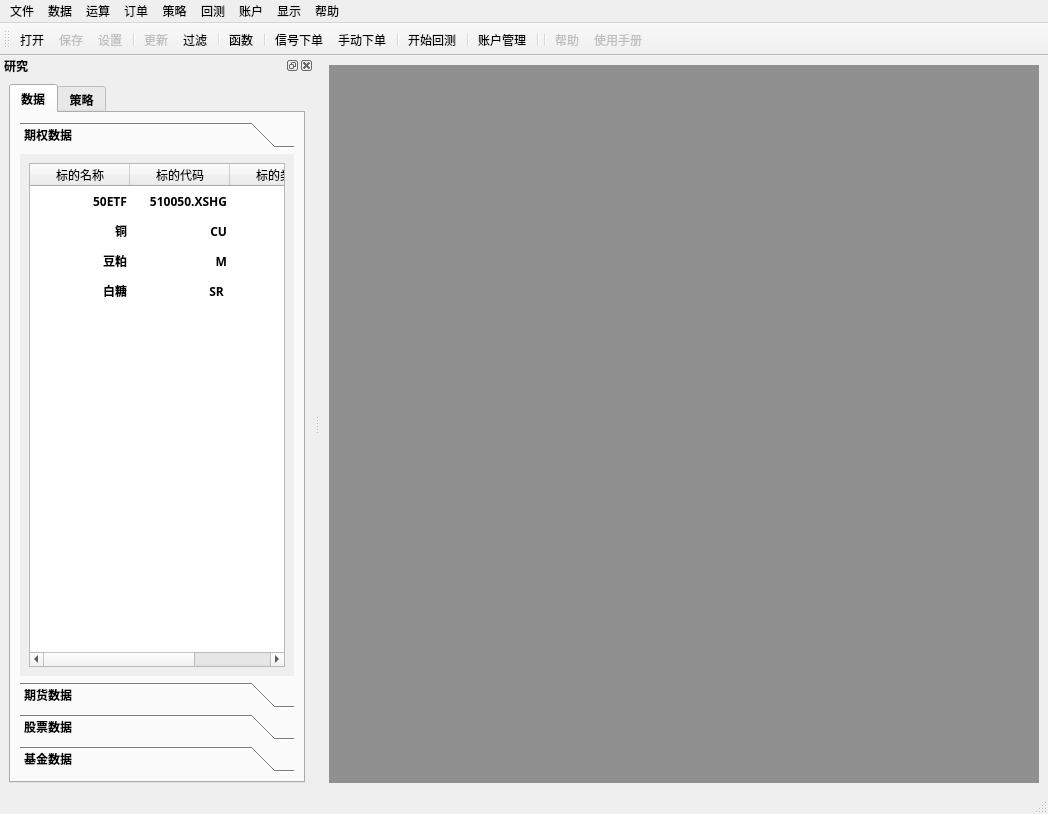
<?xml version="1.0" encoding="UTF-8"?>
<ui version="4.0">
 <class>MainWindow</class>
 <widget class="QMainWindow" name="MainWindow">
  <property name="geometry">
   <rect>
    <x>0</x>
    <y>0</y>
    <width>1048</width>
    <height>814</height>
   </rect>
  </property>
  <property name="windowTitle">
   <string>MainWindow</string>
  </property>
  <property name="iconSize">
   <size>
    <width>24</width>
    <height>24</height>
   </size>
  </property>
  <widget class="QWidget" name="centralwidget">
   <layout class="QHBoxLayout" name="horizontalLayout_2">
    <item>
     <widget class="QMdiArea" name="display_mdiArea">
      <property name="acceptDrops">
       <bool>false</bool>
      </property>
      <property name="background">
       <brush brushstyle="SolidPattern">
        <color alpha="255">
         <red>143</red>
         <green>143</green>
         <blue>143</blue>
        </color>
       </brush>
      </property>
     </widget>
    </item>
   </layout>
  </widget>
  <widget class="QMenuBar" name="menubar">
   <property name="geometry">
    <rect>
     <x>0</x>
     <y>0</y>
     <width>1048</width>
     <height>21</height>
    </rect>
   </property>
   <widget class="QMenu" name="file">
    <property name="title">
     <string>文件</string>
    </property>
    <addaction name="actionnew"/>
    <addaction name="actionopen"/>
    <addaction name="actionsave"/>
    <addaction name="actionsave_as"/>
    <addaction name="separator"/>
    <addaction name="actionsettings"/>
   </widget>
   <widget class="QMenu" name="data">
    <property name="title">
     <string>数据</string>
    </property>
    <addaction name="actionupdate"/>
    <addaction name="action_filter"/>
   </widget>
   <widget class="QMenu" name="indicator">
    <property name="title">
     <string>运算</string>
    </property>
    <addaction name="actionfunction"/>
   </widget>
   <widget class="QMenu" name="strategy">
    <property name="title">
     <string>策略</string>
    </property>
    <addaction name="actionstrategy_management"/>
   </widget>
   <widget class="QMenu" name="backtest">
    <property name="title">
     <string>回测</string>
    </property>
    <addaction name="actionstart_backtest"/>
    <addaction name="separator"/>
    <addaction name="actionbacktest_history_data"/>
   </widget>
   <widget class="QMenu" name="view">
    <property name="title">
     <string>显示</string>
    </property>
   </widget>
   <widget class="QMenu" name="help">
    <property name="title">
     <string>帮助</string>
    </property>
    <addaction name="actionhelp"/>
    <addaction name="separator"/>
    <addaction name="actionregister"/>
    <addaction name="actionabout"/>
    <addaction name="actiondoc"/>
   </widget>
   <widget class="QMenu" name="signal">
    <property name="title">
     <string>订单</string>
    </property>
    <addaction name="action_signal"/>
    <addaction name="action_manul_signal"/>
   </widget>
   <widget class="QMenu" name="menu">
    <property name="title">
     <string>账户</string>
    </property>
    <addaction name="separator"/>
    <addaction name="actionacounts"/>
   </widget>
   <addaction name="file"/>
   <addaction name="data"/>
   <addaction name="indicator"/>
   <addaction name="signal"/>
   <addaction name="strategy"/>
   <addaction name="backtest"/>
   <addaction name="menu"/>
   <addaction name="view"/>
   <addaction name="help"/>
  </widget>
  <widget class="QStatusBar" name="statusbar"/>
  <widget class="QToolBar" name="toolBar">
   <property name="acceptDrops">
    <bool>true</bool>
   </property>
   <property name="windowTitle">
    <string>toolBar</string>
   </property>
   <attribute name="toolBarArea">
    <enum>TopToolBarArea</enum>
   </attribute>
   <attribute name="toolBarBreak">
    <bool>false</bool>
   </attribute>
   <addaction name="actionopen"/>
   <addaction name="actionsave"/>
   <addaction name="actionsettings"/>
   <addaction name="separator"/>
   <addaction name="actionupdate"/>
   <addaction name="action_filter"/>
   <addaction name="separator"/>
   <addaction name="actionfunction"/>
   <addaction name="separator"/>
   <addaction name="action_signal"/>
   <addaction name="action_manul_signal"/>
   <addaction name="separator"/>
   <addaction name="actionstart_backtest"/>
   <addaction name="separator"/>
   <addaction name="actionacounts"/>
   <addaction name="separator"/>
   <addaction name="separator"/>
   <addaction name="actionhelp"/>
   <addaction name="actiondoc"/>
  </widget>
  <widget class="QDockWidget" name="share_dock_widget">
   <property name="font">
    <font>
     <family>Microsoft YaHei</family>
     <weight>75</weight>
     <bold>true</bold>
    </font>
   </property>
   <property name="windowTitle">
    <string>研究</string>
   </property>
   <attribute name="dockWidgetArea">
    <number>1</number>
   </attribute>
   <widget class="QWidget" name="dockWidgetContents">
    <layout class="QHBoxLayout" name="horizontalLayout">
     <item>
      <widget class="QTabWidget" name="tabWidget">
       <property name="currentIndex">
        <number>0</number>
       </property>
       <widget class="QWidget" name="tab">
        <attribute name="title">
         <string>数据</string>
        </attribute>
        <layout class="QVBoxLayout" name="verticalLayout">
         <item>
          <widget class="QToolBox" name="show_contract">
           <property name="enabled">
            <bool>true</bool>
           </property>
           <property name="contextMenuPolicy">
            <enum>Qt::NoContextMenu</enum>
           </property>
           <property name="acceptDrops">
            <bool>true</bool>
           </property>
           <property name="currentIndex">
            <number>0</number>
           </property>
           <widget class="QWidget" name="option">
            <property name="geometry">
             <rect>
              <x>0</x>
              <y>0</y>
              <width>274</width>
              <height>530</height>
             </rect>
            </property>
            <attribute name="icon">
             <iconset>
              <normaloff>../icon/sheets.png</normaloff>../icon/sheets.png</iconset>
            </attribute>
            <attribute name="label">
             <string>期权数据</string>
            </attribute>
            <layout class="QHBoxLayout" name="horizontalLayout_3">
             <item>
              <widget class="QTableWidget" name="option_table_view">
               <property name="editTriggers">
                <set>QAbstractItemView::NoEditTriggers</set>
               </property>
               <property name="dragDropMode">
                <enum>QAbstractItemView::DragOnly</enum>
               </property>
               <property name="defaultDropAction">
                <enum>Qt::IgnoreAction</enum>
               </property>
               <property name="selectionMode">
                <enum>QAbstractItemView::ExtendedSelection</enum>
               </property>
               <property name="selectionBehavior">
                <enum>QAbstractItemView::SelectRows</enum>
               </property>
               <property name="showGrid">
                <bool>false</bool>
               </property>
               <property name="gridStyle">
                <enum>Qt::DotLine</enum>
               </property>
               <attribute name="horizontalHeaderVisible">
                <bool>true</bool>
               </attribute>
               <attribute name="horizontalHeaderCascadingSectionResizes">
                <bool>false</bool>
               </attribute>
               <attribute name="horizontalHeaderShowSortIndicator" stdset="0">
                <bool>false</bool>
               </attribute>
               <attribute name="horizontalHeaderStretchLastSection">
                <bool>true</bool>
               </attribute>
               <attribute name="verticalHeaderVisible">
                <bool>false</bool>
               </attribute>
               <row>
                <property name="text">
                 <string>1</string>
                </property>
               </row>
               <row>
                <property name="text">
                 <string>2</string>
                </property>
               </row>
               <row>
                <property name="text">
                 <string>3</string>
                </property>
               </row>
               <row>
                <property name="text">
                 <string>4</string>
                </property>
               </row>
               <column>
                <property name="text">
                 <string>标的名称</string>
                </property>
               </column>
               <column>
                <property name="text">
                 <string>标的代码</string>
                </property>
               </column>
               <column>
                <property name="text">
                 <string>标的类型</string>
                </property>
               </column>
               <item row="0" column="0">
                <property name="text">
                 <string>50ETF</string>
                </property>
                <property name="textAlignment">
                 <set>AlignTrailing|AlignVCenter</set>
                </property>
               </item>
               <item row="0" column="1">
                <property name="text">
                 <string>510050.XSHG</string>
                </property>
                <property name="textAlignment">
                 <set>AlignTrailing|AlignVCenter</set>
                </property>
               </item>
               <item row="0" column="2">
                <property name="text">
                 <string>指数</string>
                </property>
                <property name="textAlignment">
                 <set>AlignTrailing|AlignVCenter</set>
                </property>
               </item>
               <item row="1" column="0">
                <property name="text">
                 <string>铜</string>
                </property>
                <property name="textAlignment">
                 <set>AlignTrailing|AlignVCenter</set>
                </property>
               </item>
               <item row="1" column="1">
                <property name="text">
                 <string>CU</string>
                </property>
                <property name="textAlignment">
                 <set>AlignTrailing|AlignVCenter</set>
                </property>
               </item>
               <item row="1" column="2">
                <property name="text">
                 <string>期货</string>
                </property>
                <property name="textAlignment">
                 <set>AlignTrailing|AlignVCenter</set>
                </property>
               </item>
               <item row="2" column="0">
                <property name="text">
                 <string>豆粕</string>
                </property>
                <property name="textAlignment">
                 <set>AlignTrailing|AlignVCenter</set>
                </property>
               </item>
               <item row="2" column="1">
                <property name="text">
                 <string>M</string>
                </property>
                <property name="textAlignment">
                 <set>AlignTrailing|AlignVCenter</set>
                </property>
               </item>
               <item row="2" column="2">
                <property name="text">
                 <string>期货</string>
                </property>
                <property name="textAlignment">
                 <set>AlignTrailing|AlignVCenter</set>
                </property>
               </item>
               <item row="3" column="0">
                <property name="text">
                 <string>白糖</string>
                </property>
                <property name="textAlignment">
                 <set>AlignTrailing|AlignVCenter</set>
                </property>
               </item>
               <item row="3" column="1">
                <property name="text">
                 <string>SR </string>
                </property>
                <property name="textAlignment">
                 <set>AlignTrailing|AlignVCenter</set>
                </property>
               </item>
               <item row="3" column="2">
                <property name="text">
                 <string>期货</string>
                </property>
                <property name="textAlignment">
                 <set>AlignTrailing|AlignVCenter</set>
                </property>
               </item>
              </widget>
             </item>
            </layout>
           </widget>
           <widget class="QWidget" name="future">
            <property name="geometry">
             <rect>
              <x>0</x>
              <y>0</y>
              <width>274</width>
              <height>530</height>
             </rect>
            </property>
            <attribute name="icon">
             <iconset>
              <normaloff>../icon/sheets.png</normaloff>../icon/sheets.png</iconset>
            </attribute>
            <attribute name="label">
             <string>期货数据</string>
            </attribute>
            <layout class="QHBoxLayout" name="horizontalLayout_4">
             <item>
              <widget class="QTableWidget" name="future_table_view">
               <property name="selectionBehavior">
                <enum>QAbstractItemView::SelectRows</enum>
               </property>
               <property name="textElideMode">
                <enum>Qt::ElideRight</enum>
               </property>
               <property name="verticalScrollMode">
                <enum>QAbstractItemView::ScrollPerItem</enum>
               </property>
               <property name="showGrid">
                <bool>false</bool>
               </property>
               <attribute name="horizontalHeaderVisible">
                <bool>false</bool>
               </attribute>
               <attribute name="horizontalHeaderCascadingSectionResizes">
                <bool>false</bool>
               </attribute>
               <attribute name="horizontalHeaderHighlightSections">
                <bool>true</bool>
               </attribute>
               <attribute name="horizontalHeaderShowSortIndicator" stdset="0">
                <bool>false</bool>
               </attribute>
               <attribute name="horizontalHeaderStretchLastSection">
                <bool>false</bool>
               </attribute>
               <attribute name="verticalHeaderVisible">
                <bool>false</bool>
               </attribute>
               <attribute name="verticalHeaderHighlightSections">
                <bool>false</bool>
               </attribute>
               <attribute name="verticalHeaderShowSortIndicator" stdset="0">
                <bool>false</bool>
               </attribute>
               <attribute name="verticalHeaderStretchLastSection">
                <bool>false</bool>
               </attribute>
               <row>
                <property name="text">
                 <string>1</string>
                </property>
               </row>
               <row>
                <property name="text">
                 <string>2</string>
                </property>
               </row>
               <row>
                <property name="text">
                 <string>3</string>
                </property>
               </row>
               <column>
                <property name="text">
                 <string>期货名称</string>
                </property>
               </column>
               <column>
                <property name="text">
                 <string>期货代码</string>
                </property>
               </column>
               <column>
                <property name="text">
                 <string>合约类型</string>
                </property>
               </column>
               <item row="0" column="0">
                <property name="text">
                 <string>铜</string>
                </property>
                <property name="textAlignment">
                 <set>AlignTrailing|AlignVCenter</set>
                </property>
               </item>
               <item row="0" column="1">
                <property name="text">
                 <string>CU</string>
                </property>
                <property name="textAlignment">
                 <set>AlignTrailing|AlignVCenter</set>
                </property>
               </item>
               <item row="0" column="2">
                <property name="text">
                 <string>主力连续</string>
                </property>
                <property name="textAlignment">
                 <set>AlignTrailing|AlignVCenter</set>
                </property>
               </item>
               <item row="1" column="0">
                <property name="text">
                 <string>豆粕</string>
                </property>
                <property name="textAlignment">
                 <set>AlignTrailing|AlignVCenter</set>
                </property>
               </item>
               <item row="1" column="1">
                <property name="text">
                 <string>M</string>
                </property>
                <property name="textAlignment">
                 <set>AlignTrailing|AlignVCenter</set>
                </property>
               </item>
               <item row="1" column="2">
                <property name="text">
                 <string>主力连续</string>
                </property>
                <property name="textAlignment">
                 <set>AlignTrailing|AlignVCenter</set>
                </property>
               </item>
               <item row="2" column="0">
                <property name="text">
                 <string>白糖</string>
                </property>
                <property name="textAlignment">
                 <set>AlignTrailing|AlignVCenter</set>
                </property>
               </item>
               <item row="2" column="1">
                <property name="text">
                 <string>SR</string>
                </property>
                <property name="textAlignment">
                 <set>AlignTrailing|AlignVCenter</set>
                </property>
               </item>
               <item row="2" column="2">
                <property name="text">
                 <string>主力连续</string>
                </property>
                <property name="textAlignment">
                 <set>AlignTrailing|AlignVCenter</set>
                </property>
               </item>
              </widget>
             </item>
            </layout>
           </widget>
           <widget class="QWidget" name="stock">
            <property name="geometry">
             <rect>
              <x>0</x>
              <y>0</y>
              <width>274</width>
              <height>530</height>
             </rect>
            </property>
            <attribute name="icon">
             <iconset>
              <normaloff>../icon/locked.png</normaloff>../icon/locked.png</iconset>
            </attribute>
            <attribute name="label">
             <string>股票数据</string>
            </attribute>
            <layout class="QHBoxLayout" name="horizontalLayout_5">
             <item>
              <widget class="QTableWidget" name="stock_table_view">
               <attribute name="horizontalHeaderVisible">
                <bool>false</bool>
               </attribute>
               <attribute name="horizontalHeaderCascadingSectionResizes">
                <bool>false</bool>
               </attribute>
               <attribute name="horizontalHeaderShowSortIndicator" stdset="0">
                <bool>false</bool>
               </attribute>
               <attribute name="horizontalHeaderStretchLastSection">
                <bool>true</bool>
               </attribute>
               <attribute name="verticalHeaderVisible">
                <bool>false</bool>
               </attribute>
               <column>
                <property name="text">
                 <string>股票名称</string>
                </property>
               </column>
               <column>
                <property name="text">
                 <string>股票代码</string>
                </property>
               </column>
              </widget>
             </item>
            </layout>
           </widget>
           <widget class="QWidget" name="fund">
            <property name="geometry">
             <rect>
              <x>0</x>
              <y>0</y>
              <width>274</width>
              <height>530</height>
             </rect>
            </property>
            <attribute name="icon">
             <iconset>
              <normaloff>../icon/locked.png</normaloff>../icon/locked.png</iconset>
            </attribute>
            <attribute name="label">
             <string>基金数据</string>
            </attribute>
            <layout class="QHBoxLayout" name="horizontalLayout_6">
             <item>
              <widget class="QTableWidget" name="fund_table_view">
               <attribute name="horizontalHeaderVisible">
                <bool>false</bool>
               </attribute>
               <attribute name="horizontalHeaderCascadingSectionResizes">
                <bool>false</bool>
               </attribute>
               <attribute name="horizontalHeaderShowSortIndicator" stdset="0">
                <bool>false</bool>
               </attribute>
               <attribute name="horizontalHeaderStretchLastSection">
                <bool>true</bool>
               </attribute>
               <attribute name="verticalHeaderVisible">
                <bool>false</bool>
               </attribute>
               <column>
                <property name="text">
                 <string>基金名称</string>
                </property>
               </column>
               <column>
                <property name="text">
                 <string>基金代码</string>
                </property>
               </column>
              </widget>
             </item>
            </layout>
           </widget>
          </widget>
         </item>
        </layout>
       </widget>
       <widget class="QWidget" name="tab_2">
        <attribute name="title">
         <string>策略</string>
        </attribute>
        <layout class="QHBoxLayout" name="horizontalLayout_7">
         <item>
          <widget class="QTreeWidget" name="backtest_tree">
           <property name="whatsThis">
            <string/>
           </property>
           <property name="itemsExpandable">
            <bool>true</bool>
           </property>
           <property name="headerHidden">
            <bool>true</bool>
           </property>
           <property name="expandsOnDoubleClick">
            <bool>false</bool>
           </property>
           <attribute name="headerVisible">
            <bool>false</bool>
           </attribute>
           <attribute name="headerHighlightSections">
            <bool>true</bool>
           </attribute>
           <attribute name="headerShowSortIndicator" stdset="0">
            <bool>false</bool>
           </attribute>
           <column>
            <property name="text">
             <string>设置</string>
            </property>
            <property name="whatsThis">
             <string>run</string>
            </property>
           </column>
           <item>
            <property name="text">
             <string>回测</string>
            </property>
            <property name="whatsThis">
             <string>strategy</string>
            </property>
            <item>
             <property name="text">
              <string>期权</string>
             </property>
             <property name="whatsThis">
              <string>option</string>
             </property>
            </item>
            <item>
             <property name="text">
              <string>期货</string>
             </property>
             <property name="whatsThis">
              <string>future</string>
             </property>
            </item>
            <item>
             <property name="text">
              <string>股票</string>
             </property>
             <property name="whatsThis">
              <string>stock</string>
             </property>
            </item>
            <item>
             <property name="text">
              <string>基金</string>
             </property>
             <property name="whatsThis">
              <string>fund</string>
             </property>
            </item>
           </item>
          </widget>
         </item>
        </layout>
       </widget>
      </widget>
     </item>
    </layout>
   </widget>
  </widget>
  <action name="actionnew">
   <property name="checkable">
    <bool>true</bool>
   </property>
   <property name="icon">
    <iconset>
     <normaloff>../icon/add.png</normaloff>../icon/add.png</iconset>
   </property>
   <property name="text">
    <string>新建</string>
   </property>
  </action>
  <action name="actionopen">
   <property name="icon">
    <iconset>
     <normaloff>../icon/open_file.png</normaloff>../icon/open_file.png</iconset>
   </property>
   <property name="text">
    <string>打开</string>
   </property>
  </action>
  <action name="actionsave">
   <property name="enabled">
    <bool>false</bool>
   </property>
   <property name="icon">
    <iconset>
     <normaloff>../icon/save.png</normaloff>../icon/save.png</iconset>
   </property>
   <property name="text">
    <string>保存</string>
   </property>
  </action>
  <action name="actionsave_as">
   <property name="enabled">
    <bool>false</bool>
   </property>
   <property name="text">
    <string>另存为</string>
   </property>
  </action>
  <action name="actionsettings">
   <property name="enabled">
    <bool>false</bool>
   </property>
   <property name="icon">
    <iconset>
     <normaloff>../icon/setting.png</normaloff>../icon/setting.png</iconset>
   </property>
   <property name="text">
    <string>设置</string>
   </property>
  </action>
  <action name="actionupdate">
   <property name="enabled">
    <bool>false</bool>
   </property>
   <property name="icon">
    <iconset>
     <normaloff>../icon/download.png</normaloff>../icon/download.png</iconset>
   </property>
   <property name="text">
    <string>更新</string>
   </property>
  </action>
  <action name="actionindicator">
   <property name="icon">
    <iconset>
     <normaloff>../icon/indicator.png</normaloff>../icon/indicator.png</iconset>
   </property>
   <property name="text">
    <string>指标</string>
   </property>
  </action>
  <action name="action_signal">
   <property name="icon">
    <iconset>
     <normaloff>../icon/signal.png</normaloff>../icon/signal.png</iconset>
   </property>
   <property name="text">
    <string>信号下单</string>
   </property>
  </action>
  <action name="actionstart_backtest">
   <property name="icon">
    <iconset>
     <normaloff>../icon/analysis.png</normaloff>../icon/analysis.png</iconset>
   </property>
   <property name="text">
    <string>开始回测</string>
   </property>
  </action>
  <action name="actionbacktest_history_data">
   <property name="icon">
    <iconset>
     <normaloff>../icon/history.png</normaloff>../icon/history.png</iconset>
   </property>
   <property name="text">
    <string>回测历史</string>
   </property>
  </action>
  <action name="actionhelp">
   <property name="enabled">
    <bool>false</bool>
   </property>
   <property name="icon">
    <iconset>
     <normaloff>../icon/help.png</normaloff>../icon/help.png</iconset>
   </property>
   <property name="text">
    <string>帮助</string>
   </property>
  </action>
  <action name="actionregister">
   <property name="text">
    <string>产品注册码</string>
   </property>
  </action>
  <action name="actionabout">
   <property name="text">
    <string>关于回测者</string>
   </property>
  </action>
  <action name="action_manul_signal">
   <property name="enabled">
    <bool>true</bool>
   </property>
   <property name="icon">
    <iconset>
     <normaloff>../icon/date.png</normaloff>../icon/date.png</iconset>
   </property>
   <property name="text">
    <string>手动下单</string>
   </property>
   <property name="toolTip">
    <string>手动创建信号</string>
   </property>
  </action>
  <action name="actiondoc">
   <property name="enabled">
    <bool>false</bool>
   </property>
   <property name="icon">
    <iconset>
     <normaloff>../icon/doc.png</normaloff>../icon/doc.png</iconset>
   </property>
   <property name="text">
    <string>使用手册</string>
   </property>
  </action>
  <action name="actionadd_acount">
   <property name="text">
    <string>创建账户</string>
   </property>
  </action>
  <action name="actionacounts">
   <property name="icon">
    <iconset>
     <normaloff>../icon/acount.png</normaloff>../icon/acount.png</iconset>
   </property>
   <property name="text">
    <string>账户管理</string>
   </property>
  </action>
  <action name="actionfunction">
   <property name="icon">
    <iconset>
     <normaloff>../icon/function.png</normaloff>../icon/function.png</iconset>
   </property>
   <property name="text">
    <string>函数</string>
   </property>
  </action>
  <action name="action_add_option_underlying">
   <property name="text">
    <string>添加期权标的</string>
   </property>
  </action>
  <action name="action_add_option_group">
   <property name="text">
    <string>添加期权组合</string>
   </property>
  </action>
  <action name="action_add_option_contract">
   <property name="text">
    <string>添加期权合约</string>
   </property>
  </action>
  <action name="action_no_support">
   <property name="text">
    <string>暂时不支持</string>
   </property>
  </action>
  <action name="action_delete">
   <property name="text">
    <string>删除</string>
   </property>
  </action>
  <action name="actionstrategy_management">
   <property name="text">
    <string>策略管理</string>
   </property>
  </action>
  <action name="action_filter">
   <property name="icon">
    <iconset>
     <normaloff>../icon/filter.png</normaloff>../icon/filter.png</iconset>
   </property>
   <property name="text">
    <string>过滤</string>
   </property>
  </action>
  <action name="display_action">
   <property name="text">
    <string>属性</string>
   </property>
   <property name="toolTip">
    <string>表格属性</string>
   </property>
  </action>
  <action name="action_up">
   <property name="text">
    <string>上移</string>
   </property>
  </action>
  <action name="action_down">
   <property name="text">
    <string>下移</string>
   </property>
  </action>
  <action name="action_roll">
   <property name="text">
    <string>滚动数据</string>
   </property>
  </action>
 </widget>
 <resources/>
 <connections/>
</ui>
